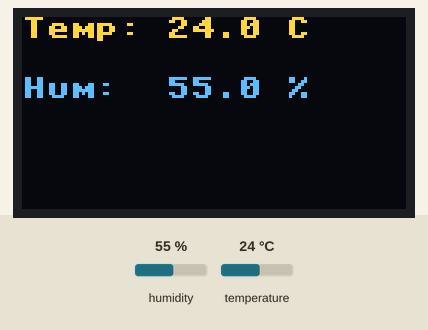
Recording of a program running on a simulated MicroPython board. Parts: 128×64 one-colour display. The inputs (shaded band) are chosen by the test bench; at power-on: humidity 55 %, temperature 24 °C. The OLED is the two-colour kind (top 16 rows yellow); library files of the repository ran but are not shown: ssd1306.py, sht4x.py; what the program prints to the serial console is not drawn.

Above: at 1.2 s.
1.3 s: humidity set to 22 %
At 2.9 s:
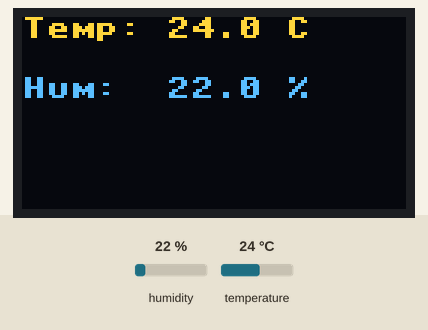
4.3 s: temperature set to 12 °C
At 5.5 s:
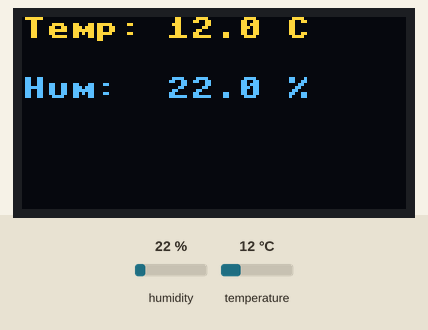
7.3 s: humidity set to 40 %
At 9.6 s:
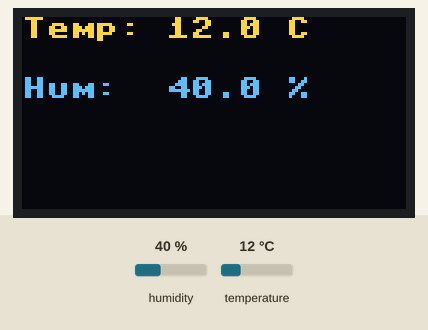
10.6 s: temperature set to 19 °C
Timing chart, 0 to 13.6 s (numbered marks = the images above; inputs shaded):
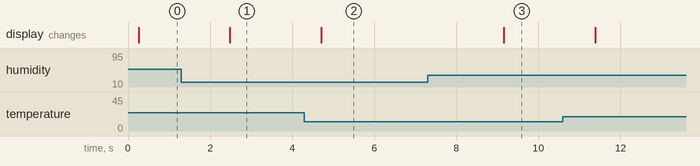

Measured:
- after the input at 1.3 s, the display: changes after 1.2 s (image 1)
- after the input at 4.3 s, the display: changes after 0.41 s (image 2)
- after the input at 7.3 s, the display: changes after 1.9 s (image 3)

The program:

demo.py
```python
from machine import Pin, I2C
from time import sleep
import ssd1306
import sht4x

i2c = I2C(0, scl=Pin(1), sda=Pin(2))
print(i2c.scan())
oled = ssd1306.SSD1306_I2C(128, 64, i2c, 0x3C)
sensor = sht4x.SHT4X(i2c, 0x44)

while True:
    temperature, humidity = sensor.measurements
    oled.fill(0)
    oled.text("Temp: {:.1f} C".format(temperature), 0, 0)
    oled.text("Hum:  {:.1f} %".format(humidity), 0, 20)
    oled.show()
    sleep(2)
```
